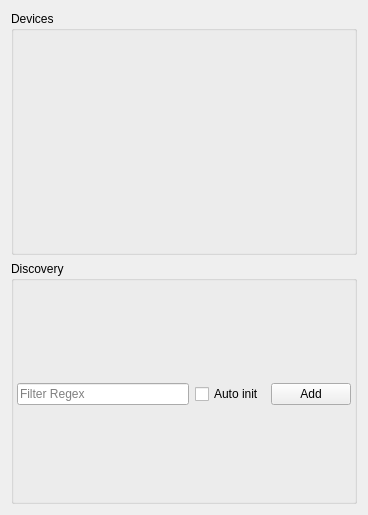
<?xml version="1.0" encoding="UTF-8"?>
<ui version="4.0">
 <class>Form</class>
 <widget class="QWidget" name="Form">
  <property name="geometry">
   <rect>
    <x>0</x>
    <y>0</y>
    <width>368</width>
    <height>515</height>
   </rect>
  </property>
  <property name="windowTitle">
   <string>Form</string>
  </property>
  <layout class="QVBoxLayout" name="verticalLayout">
   <item>
    <layout class="QVBoxLayout" name="connectLayout"/>
   </item>
   <item>
    <widget class="QGroupBox" name="devicesGroupBox">
     <property name="title">
      <string>Devices</string>
     </property>
     <layout class="QVBoxLayout" name="verticalLayout_2"/>
    </widget>
   </item>
   <item>
    <widget class="QGroupBox" name="discovery_group_box">
     <property name="title">
      <string>Discovery</string>
     </property>
     <layout class="QVBoxLayout" name="verticalLayout_3">
      <property name="leftMargin">
       <number>3</number>
      </property>
      <property name="rightMargin">
       <number>3</number>
      </property>
      <property name="bottomMargin">
       <number>3</number>
      </property>
      <item>
       <layout class="QHBoxLayout" name="horizontalLayout_2">
        <item>
         <widget class="QLineEdit" name="filter_lineedit">
          <property name="placeholderText">
           <string>Filter Regex</string>
          </property>
         </widget>
        </item>
        <item>
         <widget class="QCheckBox" name="auto_init_checkbox">
          <property name="text">
           <string>Auto init</string>
          </property>
         </widget>
        </item>
        <item>
         <widget class="QPushButton" name="add_btn">
          <property name="text">
           <string>Add</string>
          </property>
         </widget>
        </item>
       </layout>
      </item>
     </layout>
    </widget>
   </item>
  </layout>
 </widget>
 <resources/>
 <connections/>
</ui>
